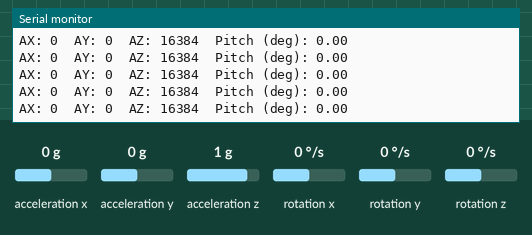
Simulated run of this sketch. Board: Arduino Uno, built with avr-gcc and run on an emulated ATmega328P. Shown: the last lines printed to the serial monitor. The test bench sets the inputs (shaded band); at power-on: acceleration z 1 g, acceleration x 0 g, acceleration y 0 g, rotation x 0 °/s, rotation y 0 °/s, rotation z 0 °/s.

Above: at 1.2 s.
1.3 s: acceleration z set to 0 g
At 1.61 s:
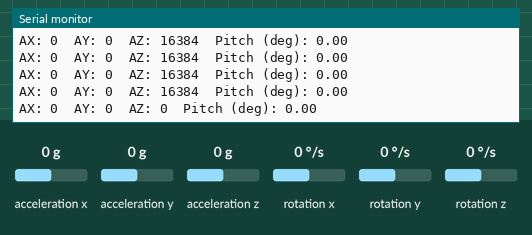
4.3 s: acceleration x set to -1.4 g
At 4.45 s:
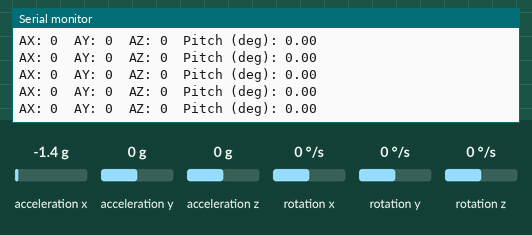
5.8 s: acceleration y set to -1.4 g
At 5.87 s:
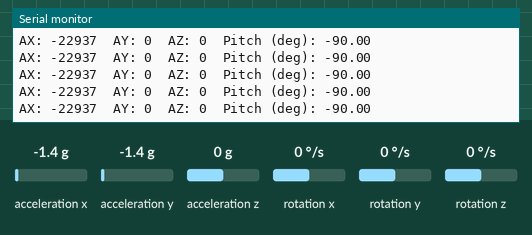
Timing chart, 0 to 8.8 s (numbered marks = the images above; inputs shaded):
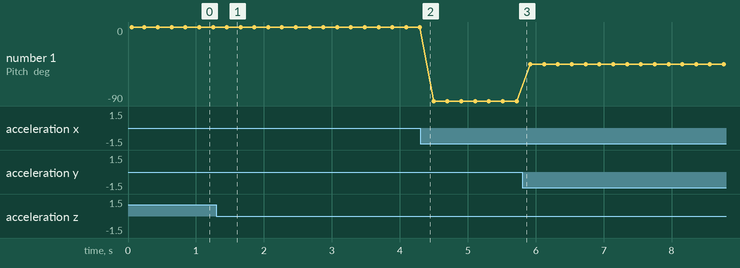

The sketch:

v0.3_singleIMU_pitch.ino
```cpp
/*
  v0.3_singleIMU_pitch.ino
  Purpose: Confirm clean MPU6050 angle readings for LED mapping (Hour 1).
  Hardware: Arduino UNO + 1x MPU6050
  Notes: Stable pitch 0–3 deg flat, ±90 deg full range.
*/

#include <Wire.h>
#include <I2Cdev.h>
#include <MPU6050.h>

MPU6050 mpu;

void setup() {
  Serial.begin(9600);
  Wire.begin();

  mpu.initialize();
  Serial.println("Testing connection...");
  if (mpu.testConnection()) {
    Serial.println("MPU6050 connected successfully!");
  } else {
    Serial.println("MPU6050 connection failed!");
  }
}

void loop() {
  int16_t ax, ay, az;
  mpu.getAcceleration(&ax, &ay, &az);

  // Convert to floats for math and handle near‑zero cases
  float fax = (float)ax;
  float fay = (float)ay;
  float faz = (float)az;

  // Protect against division by zero
  float denom = sqrt((fay * fay) + (faz * faz));
  if (denom < 1) denom = 1;           // avoid 0

  // Compute pitch (degrees)
  float pitch = atan2(fax, denom) * 180.0 / PI;

  // Only print if pitch is a valid number
  if (!isnan(pitch)) {
    Serial.print("AX: "); Serial.print(ax);
    Serial.print("\tAY: "); Serial.print(ay);
    Serial.print("\tAZ: "); Serial.print(az);
    Serial.print("\tPitch (deg): ");
    Serial.println(pitch);
  } else {
    Serial.println("Pitch invalid (nan) skipped");
  }

  delay(200);
}
```

Measured:
- after the input at 1.3 s, the serial monitor: prints a new line after 0.15 s (image 1)
- plotted number 1: 0 → -90 after the input at 4.3 s, -90 → -45 after the input at 5.8 s
